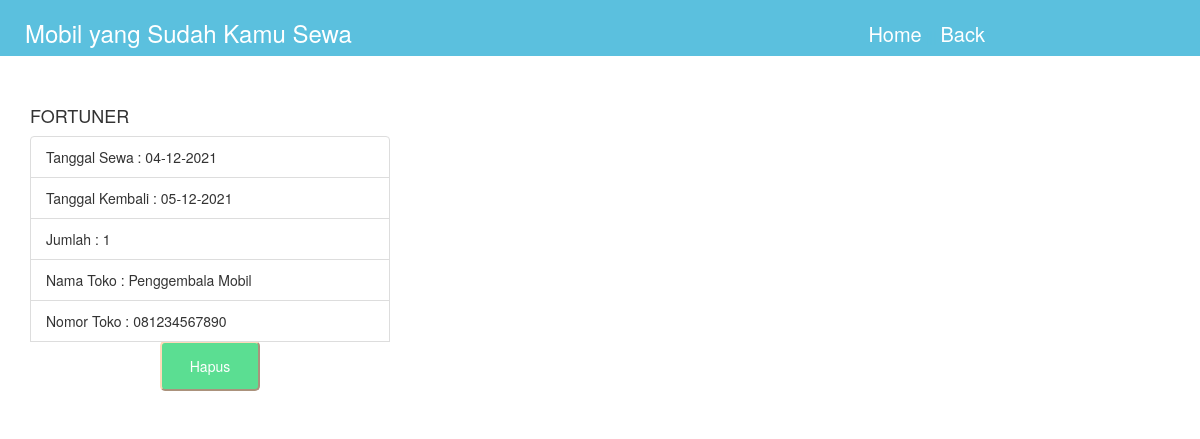
/mobildisewa.php (signed in), run on the app's committed database.
### tables this page shows
CREATE TABLE `penyewaan` (
  `id_pemesanan` int(11) NOT NULL,
  `tgl_sewa` varchar(20) NOT NULL,
  `tgl_kembali` varchar(20) NOT NULL,
  `jumlah` int(11) NOT NULL,
  `pemilik` int(11) NOT NULL,
  `mobil` varchar(100) NOT NULL,
  `penyewa` int(11) NOT NULL
);

### mobildisewa.php (the view, shortened to what this page needs)
<?php
require_once("koneksi.php");
?>
<!DOCTYPE html>
<head>
    <link rel="stylesheet" href="assets/bootstrap/css/bootstrap.min.css">
    <link rel="stylesheet" href="assets/fonts/flat-icon/flaticon.css">
    <link rel="stylesheet" href="css/viewuser.css">
</head>
<body>
  <div class="container-fluid oke">
    <div class="row">
      <div class ="col-sm-4">
        <h3>Mobil yang Sudah Kamu Sewa</h3>
      </div>
      <div class ="col-sm-6" style="text-align: right; padding-top: 20px;">
        <a href="masukuser.php" style="color: white; font-size:20px;">Home</a>
        <a href="viewuser.php" style="color: white; font-size:20px;">Back</a>
      </div>
      </div>
    </div>
  <br><br>
    <div class="container-fluid d">
        <div class="container">
        <?php
    $stmt_sewa = $pdo_conn->prepare("SELECT * FROM penyewaan JOIN admin ORDER BY id_pemesanan");
    $stmt_sewa->execute();
    $result_sewa = $stmt_sewa->fetchAll();
  ?>
          <div class="row">
          <?php
        		if(!empty($result_sewa)) {
        		foreach($result_sewa as $row) {
        		?>
				<div class="col-md-4" data-aos="slide-up">
					<div class="card view zoom">
					  	<div class="card-body">
						  <h4 class="card-title"><?php echo $row["mobil"]; ?></h4>
					    	<ul class="list-group list-group-flush">
                <li class="list-group-item">Tanggal Sewa : <?php echo $row["tgl_sewa"]; ?></li>
                  <li class="list-group-item">Tanggal Kembali : <?php echo $row["tgl_kembali"]; ?></li>
                  <li class="list-group-item">Jumlah : <?php echo $row["jumlah"]; ?></li>
                  <li class="list-group-item">Nama Toko : <?php echo $row["nama_toko"]; ?></li>
                  <li class="list-group-item">Nomor Toko : <?php echo $row["no_hp"]; ?></li>
                  <center><a href='hapuspesanan.php?pemesanan=<?php echo $row['id_pemesanan']; ?>' onclick="return confirm('Yakin Hapus?')"><button>Hapus</button></a></center>
							</ul>
					  	</div>
					</div>
				</div>
				<?php
					}
					}
				?>
           </div>
        </div>
      </div>
      <br><br>
</body>
</html>

### css/viewuser.css (style rules this page uses)
button { width: 100px; border-radius: 5px; height: 50px; display: inline-block; background-color: #5bde92; color: white; border-color: peachpuff; }
.oke { background-color: #5bc0de; color: #5bc0de; }
.oke h3 { margin-left: 10px; width: 500px; color: white; }

### data on the page
penyewaan: mobil "FORTUNER", tgl_sewa "04-12-2021", tgl_kembali "05-12-2021", jumlah "1", admin.nama_toko "Penggembala Mobil", admin.no_hp "081234567890"
